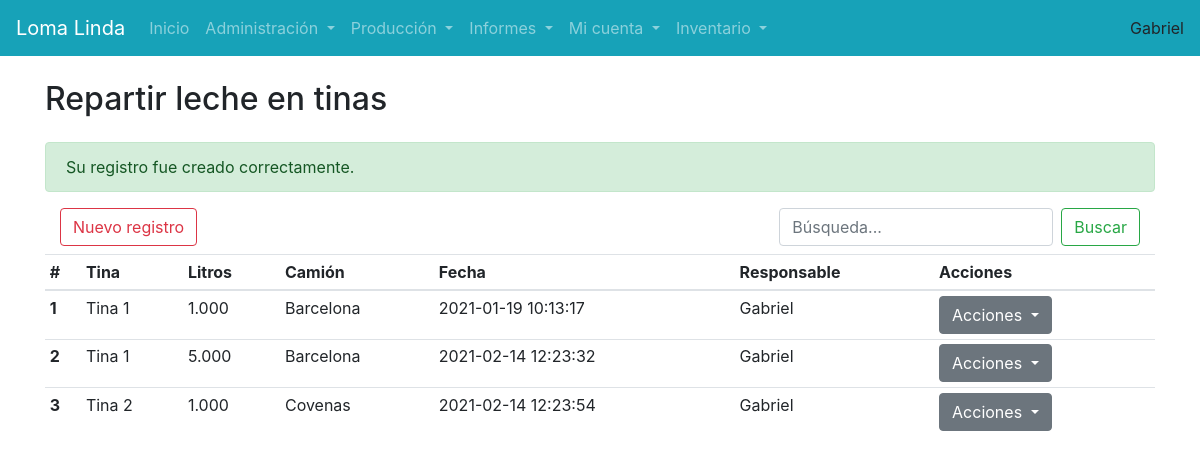
The page /usuarios/tinas-ingreso.php?msg=1&id=1 (signed in) on the database its author committed.
### tables this page shows
CREATE TABLE `usuarios` (
  `usr_id` int(10) unsigned NOT NULL AUTO_INCREMENT,
  `usr_usuario` varchar(45) DEFAULT NULL,
  `usr_clave` varchar(255) DEFAULT NULL,
  `usr_tipo` int(10) unsigned DEFAULT NULL,
  `usr_nombre` varchar(100) DEFAULT NULL,
  `usr_email` varchar(100) DEFAULT NULL,
  `usr_sesion` int(10) unsigned DEFAULT NULL,
  `usr_estado` int(10) unsigned DEFAULT NULL COMMENT 'inactivo - activo',
  `usr_ultimo_ingreso` datetime DEFAULT NULL,
  PRIMARY KEY (`usr_id`)
);

CREATE TABLE `tinas_ingreso` (
  `ting_id` int(10) unsigned NOT NULL AUTO_INCREMENT,
  `ting_tina` int(10) unsigned DEFAULT NULL,
  `ting_litros` varchar(45) DEFAULT NULL,
  `ting_camion` int(10) unsigned DEFAULT NULL,
  `ting_usuario` int(10) unsigned DEFAULT NULL,
  `ting_fecha` timestamp NOT NULL DEFAULT CURRENT_TIMESTAMP,
  `ting_observacion` varchar(255) DEFAULT NULL,
  PRIMARY KEY (`ting_id`)
);

CREATE TABLE `tinas` (
  `tin_id` int(10) unsigned NOT NULL AUTO_INCREMENT,
  `tin_nombre` varchar(45) DEFAULT NULL,
  PRIMARY KEY (`tin_id`)
);

CREATE TABLE `camiones` (
  `cam_id` int(10) unsigned NOT NULL AUTO_INCREMENT,
  `cam_nombre` varchar(45) DEFAULT NULL,
  PRIMARY KEY (`cam_id`)
);

### usuarios/sesion.php (called while the page is built, shortened)
<?php
if ($_SESSION["id"] == "")
	header("Location:../salir.php");
else {
	include("../conexion.php");
	$consultaUsuarioActual = $conexion->query("SELECT * FROM usuarios WHERE usr_id='" . $_SESSION["id"] . "'");
	$datosUsuarioActual = $consultaUsuarioActual->fetch_array();
}
	?>

### usuarios/tinas-ingreso.php (the view, shortened to what this page needs)
<?php
include("head.php");
?>
</head>
<body>
    <?php include("menu.php"); ?>
    <div class="container">
        <h2 class="mt-4 mb-4">Repartir leche en tinas</h2>
        <?php include("alertas.php"); ?>
        <div class="container mb-2">
            <a href="tinas-ingreso-agregar.php" class="btn btn-outline-danger">Nuevo registro</a>
            <form class="form-inline my-2 my-lg-0 float-right">
                <input class="form-control mr-sm-2" type="search" placeholder="Búsqueda..." aria-label="Search">
                <button class="btn btn-outline-success my-2 my-sm-0" type="submit">Buscar</button>
            </form>
        </div>
        <table class="table table-sm">
            <thead>
                <tr>
                    <th scope="col">#</th>
                    <th scope="col">Tina</th>
                    <th scope="col">Litros</th>
                    <th scope="col">Camión</th>
                    <th scope="col">Fecha</th>
                    <th scope="col">Responsable</th>
                    <th scope="col">Acciones</th>
                </tr>
            </thead>
            <tbody>
                <?php
                $consulta = $conexion->query("SELECT * FROM tinas_ingreso
                INNER JOIN tinas ON tin_id=ting_tina
                INNER JOIN camiones ON cam_id=ting_camion
                INNER JOIN usuarios ON usr_id=ting_usuario
                ");
                $i = 1;
                while ($fila = $consulta->fetch_array()) {
                ?>
                    <tr>
                        <th scope="row"><?= $i; ?></th>
                        <td><?= $fila['tin_nombre']; ?></td>
                        <td><?= number_format($fila['ting_litros'],0,".","."); ?></td>
                        <td> <?= $fila['cam_nombre']; ?> </td>
                        <td><?= $fila['ting_fecha']; ?></td>
                        <td><?= $fila['usr_nombre']; ?></td>
                        <td>
                            <div class="btn-group" role="group">
                                <button id="btnGroupDrop1" type="button" class="btn btn-secondary dropdown-toggle" data-toggle="dropdown" aria-haspopup="true" aria-expanded="false">
                                    Acciones
                                </button>
                            </div>
                        </td>
                    </tr>
                <?php $i++;
                } ?>
            </tbody>
        </table>
    </div>
</body>
</html>

### usuarios/menu.php (shortened to what this page needs)
<nav class="navbar navbar-expand-lg navbar-dark bg-info">
    <a class="navbar-brand" href="#">Loma Linda</a>
    <div class="collapse navbar-collapse" id="navbarSupportedContent">
        <ul class="navbar-nav mr-auto">
            <li class="nav-item "><a class="nav-link" href="index.php">Inicio</a></li>
            <li class="nav-item dropdown float-right">
                <a class="nav-link dropdown-toggle" href="#" id="navbarDropdown" role="button" data-toggle="dropdown" aria-haspopup="true" aria-expanded="false">
                    Administración
                </a>
            </li>
            <li class="nav-item dropdown float-right">
                <a class="nav-link dropdown-toggle" href="#" id="navbarDropdown" role="button" data-toggle="dropdown" aria-haspopup="true" aria-expanded="false">
                    Producción
                </a>
            </li>
            <li class="nav-item dropdown float-right">
                <a class="nav-link dropdown-toggle" href="#" id="navbarDropdown" role="button" data-toggle="dropdown" aria-haspopup="true" aria-expanded="false">
                    Informes
                </a>
            </li>
            <li class="nav-item dropdown float-right">
                <a class="nav-link dropdown-toggle" href="#" id="navbarDropdown" role="button" data-toggle="dropdown" aria-haspopup="true" aria-expanded="false">
                    Mi cuenta
                </a>
            </li>
            <li class="nav-item dropdown float-right">
                <a class="nav-link dropdown-toggle" href="#" id="navbarDropdown" role="button" data-toggle="dropdown" aria-haspopup="true" aria-expanded="false">
                    Inventario
                </a>
            </li>
        </ul>
        <span><?=$datosUsuarioActual['usr_nombre'];?></span>
    </div>
</nav>

### rows shown on the page
usuarios: usr_nombre "Gabriel"
tinas_ingreso: tinas.tin_nombre "Tina 1", ting_litros "1.000", camiones.cam_nombre "Barcelona", ting_fecha "2021-01-19 10:13:17", usuarios.usr_nombre "Gabriel"
tinas_ingreso: tinas.tin_nombre "Tina 1", ting_litros "5.000", camiones.cam_nombre "Barcelona", ting_fecha "2021-02-14 12:23:32", usuarios.usr_nombre "Gabriel"
tinas_ingreso: tinas.tin_nombre "Tina 2", ting_litros "1.000", camiones.cam_nombre "Covenas", ting_fecha "2021-02-14 12:23:54", usuarios.usr_nombre "Gabriel"
